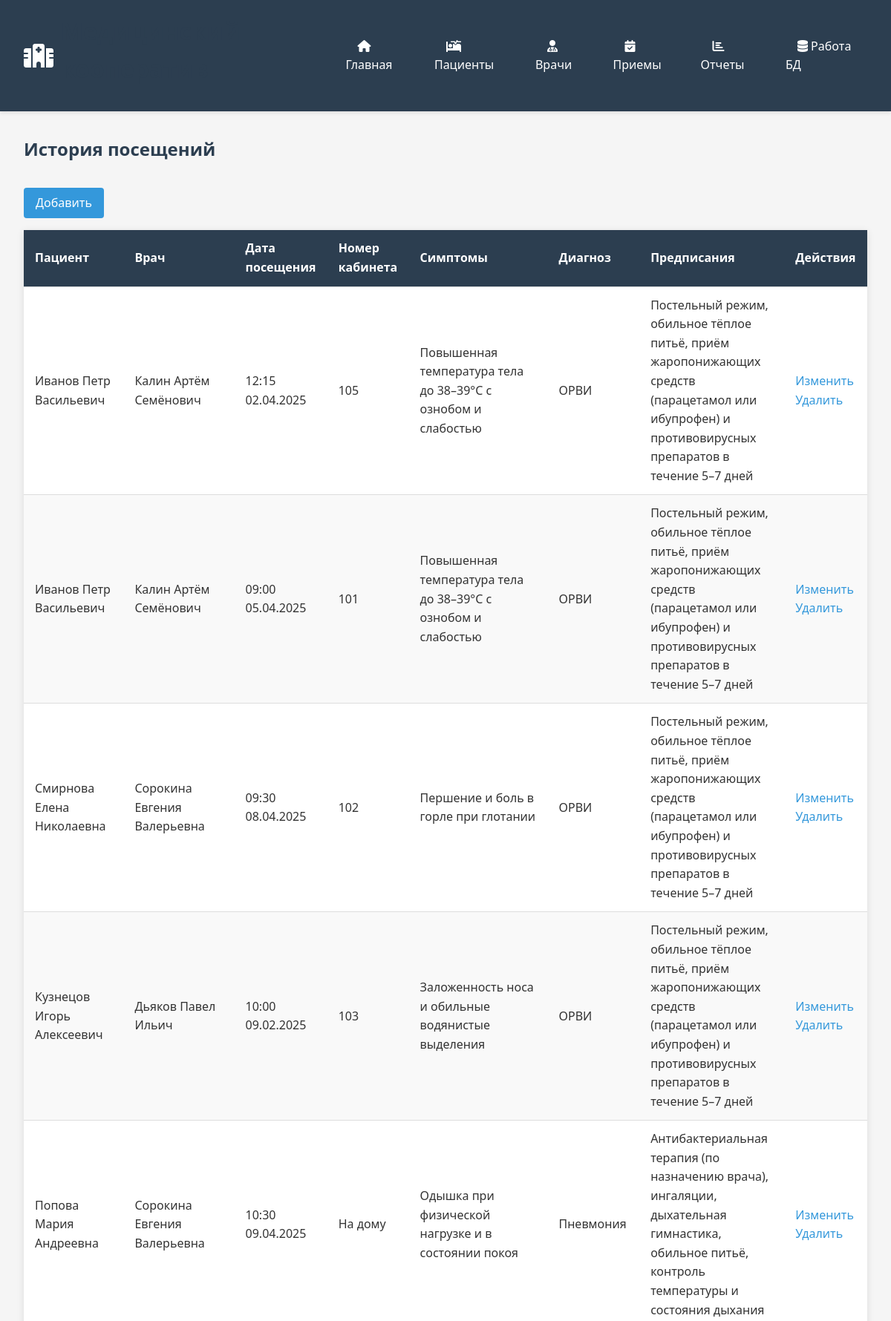
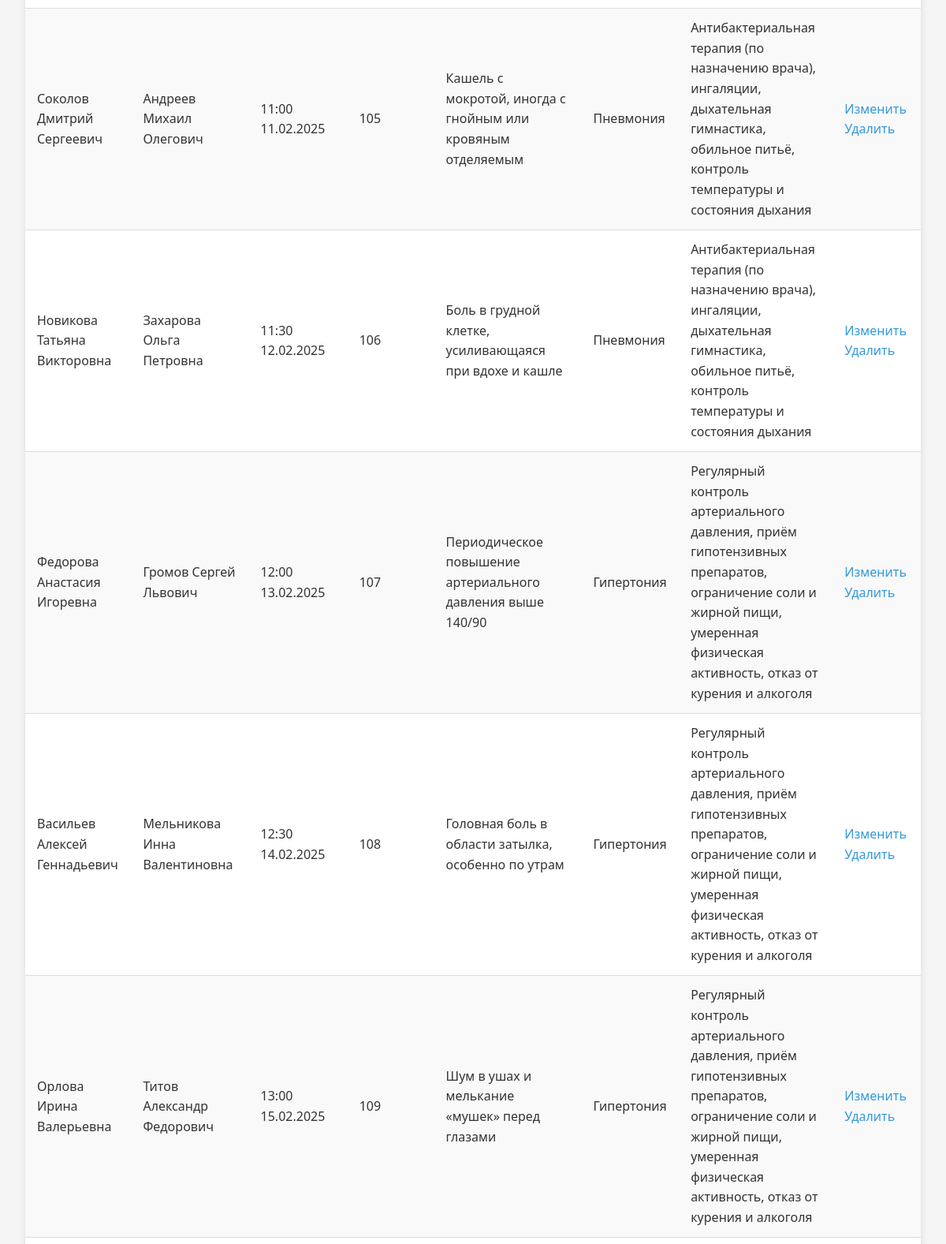
The page /pages/visits/visits.php (upper part) on the database its author committed (2 pictures, top to bottom).
### tables this page shows
CREATE TABLE `visit` (
  `id` int(11) NOT NULL,
  `patient` int(11) DEFAULT NULL,
  `doctor` int(11) DEFAULT NULL,
  `date_visit` datetime DEFAULT NULL,
  `office_in_hospital` varchar(10) DEFAULT NULL,
  `symptoms` int(11) DEFAULT NULL,
  `diagnosis` int(11) DEFAULT NULL,
  `prescription` int(11) DEFAULT NULL
);

CREATE TABLE `patient` (
  `id` int(11) NOT NULL,
  `last_name` varchar(20) DEFAULT NULL,
  `first_name` varchar(20) DEFAULT NULL,
  `patronymic` varchar(20) DEFAULT NULL,
  `gender` int(11) NOT NULL,
  `data_of_birth` date DEFAULT NULL,
  `reg_address` varchar(50) DEFAULT NULL,
  `resid_address` varchar(50) DEFAULT NULL,
  `passport` int(11) DEFAULT NULL,
  `insurance_policy` varchar(50) DEFAULT NULL,
  `organization` varchar(50) DEFAULT NULL,
  `phone_number` varchar(20) DEFAULT NULL,
  `email` varchar(50) DEFAULT NULL,
  `blood_type` int(11) DEFAULT NULL
);

CREATE TABLE `doctor` (
  `id` int(11) NOT NULL,
  `last_name` varchar(50) DEFAULT NULL,
  `first_name` varchar(50) DEFAULT NULL,
  `patronymic` varchar(50) DEFAULT NULL,
  `date_of_birth` date DEFAULT NULL,
  `number_phone` varchar(20) DEFAULT NULL,
  `email` varchar(50) DEFAULT NULL,
  `specialization` int(11) DEFAULT NULL,
  `post` int(11) DEFAULT NULL
);

CREATE TABLE `symptoms_patients` (
  `id` int(11) NOT NULL,
  `symptom` text DEFAULT NULL
);

CREATE TABLE `diagnosis` (
  `id` int(11) NOT NULL,
  `string` varchar(50) DEFAULT NULL
);

CREATE TABLE `prescription` (
  `id` int(11) NOT NULL,
  `name_prescription` text DEFAULT NULL
);

### pages/visits/visits.php (the view, shortened to what this page needs)
<?php
require_once '../../includes/header.php';
require_once '../../includes/config.php';
$sql = "SELECT
            p.last_name as patient_last_name,
            p.first_name as patient_first_name,
            p.patronymic as patient_patronymic,
            d.last_name as doctor_last_name,
            d.first_name as doctor_first_name,
            d.patronymic as doctor_patronymic,
            v.date_visit,
            v.office_in_hospital,
            sym.symptom,
            diag.string as diagnosis,
            pres.name_prescription as prescription,
            v.id
        FROM visit v
        JOIN patient p ON v.patient = p.id
        JOIN doctor d ON v.doctor = d.id
        JOIN symptoms_patients sym ON v.symptoms = sym.id
        JOIN diagnosis diag ON v.diagnosis = diag.id
        JOIN prescription pres ON v.prescription = pres.id
        ORDER BY v.id ASC";
$result = $conn->query($sql);
?>
<h2>История посещений</h2>
<a href="pages/visits/visits_insert.php" class="btn">Добавить</a>
<?php if ($result->num_rows > 0): ?>
<table class="table">
    <thead>
        <tr>
            <th>Пациент</th>
            <th>Врач</th>
            <th>Дата посещения</th>
            <th>Номер кабинета</th>
            <th>Симптомы</th>
            <th>Диагноз</th>
            <th>Предписания</th>
            <th>Действия</th>
        </tr>
    </thead>
    <tbody>
        <?php while($row = $result->fetch_assoc()):
            $visit_date = new DateTime($row['date_visit']);
            $formatted_date = $visit_date->format('H:i d.m.Y');
            $office = $row['office_in_hospital'] ?? 'На дому';
        ?>
            <tr>
                <td><?= htmlspecialchars("{$row['patient_last_name']} {$row['patient_first_name']} {$row['patient_patronymic']}") ?></td>
                <td><?= htmlspecialchars("{$row['doctor_last_name']} {$row['doctor_first_name']} {$row['doctor_patronymic']}") ?></td>
                <td><?= htmlspecialchars($formatted_date) ?></td>
                <td><?= htmlspecialchars($office) ?></td>
                <td><?= htmlspecialchars($row['symptom']) ?></td>
                <td><?= htmlspecialchars($row['diagnosis']) ?></td>
                <td><?= htmlspecialchars($row['prescription']) ?></td>
                <td>
                    <a href="pages/visits/visits_update.php?id=<?= $row['id'] ?>" class="btn-edit">Изменить</a>
                    <a href="pages/visits/visits_delete.php?id=<?= $row['id'] ?>" class="btn-delete" onclick="return confirm('Вы уверены, что хотите удалить??')">Удалить</a>
                </td>
            </tr>
        <?php endwhile; ?>
    </tbody>
</table>
<?php else: ?>
    <p>Записей о посещениях не найдено.</p>
<?php endif; ?>
<?php
require_once '../../includes/footer.php';
?>

### css/style.css (style rules this page uses)
:root { --primary-color: #3498db; --secondary-color: #2980b9; --accent-color: #e74c3c; --light-color: #ecf0f1; --dark-color: #2c3e50; --success-color: #2ecc71; --warning-color: #f39c12; --danger-color: #e74c3c; }
* { margin: 0; padding: 0; box-sizing: border-box; font-family: 'Segoe UI', Tahoma, Geneva, Verdana, sans-serif; }
body { background-color: #f5f5f5; color: #333; line-height: 1.6; }
a { text-decoration: none; color: var(--primary-color); }
h1, h2, h3 { margin-bottom: 1rem; color: var(--dark-color); }
.btn { display: inline-block; background: var(--primary-color); color: white; padding: 0.5rem 1rem; border-radius: 4px; margin-top: 1rem; transition: background-color 0.3s; }
.table { width: 100%; border-collapse: collapse; margin: 1rem 0; background: white; box-shadow: 0 2px 10px rgba(0,0,0,0.1); }
.table th, .table td { padding: 12px 15px; text-align: left; border-bottom: 1px solid #ddd; }
.table th { background-color: var(--dark-color); color: white; }
.table tr:nth-child(even) { background-color: #f9f9f9; }

### rows shown on the page
visit: patient.last_name+first_name+patronymic "Иванов Петр Васильевич", doctor.last_name+first_name+patronymic "Калин Артём Семёнович", date_visit "12:15 02.04.2025", office_in_hospital "105", symptoms_patients.symptom "Повышенная температура тела до 38–39°C с ознобом и слабостью", diagnosis.string "ОРВИ", prescription.name_prescription "Постельный режим, обильное тёплое питьё, приём жаропонижающих средств (парацетамол или ибупрофен) и противовирусных препаратов в течение 5–7 дней"
visit: patient.last_name+first_name+patronymic "Иванов Петр Васильевич", doctor.last_name+first_name+patronymic "Калин Артём Семёнович", date_visit "09:00 05.04.2025", office_in_hospital "101", symptoms_patients.symptom "Повышенная температура тела до 38–39°C с ознобом и слабостью", diagnosis.string "ОРВИ", prescription.name_prescription "Постельный режим, обильное тёплое питьё, приём жаропонижающих средств (парацетамол или ибупрофен) и противовирусных препаратов в течение 5–7 дней"
visit: patient.last_name+first_name+patronymic "Смирнова Елена Николаевна", doctor.last_name+first_name+patronymic "Сорокина Евгения Валерьевна", date_visit "09:30 08.04.2025", office_in_hospital "102", symptoms_patients.symptom "Першение и боль в горле при глотании", diagnosis.string "ОРВИ", prescription.name_prescription "Постельный режим, обильное тёплое питьё, приём жаропонижающих средств (парацетамол или ибупрофен) и противовирусных препаратов в течение 5–7 дней"
visit: patient.last_name+first_name+patronymic "Кузнецов Игорь Алексеевич", doctor.last_name+first_name+patronymic "Дьяков Павел Ильич", date_visit "10:00 09.02.2025", office_in_hospital "103", symptoms_patients.symptom "Заложенность носа и обильные водянистые выделения", diagnosis.string "ОРВИ", prescription.name_prescription "Постельный режим, обильное тёплое питьё, приём жаропонижающих средств (парацетамол или ибупрофен) и противовирусных препаратов в течение 5–7 дней"
visit: patient.last_name+first_name+patronymic "Попова Мария Андреевна", doctor.last_name+first_name+patronymic "Сорокина Евгения Валерьевна", date_visit "10:30 09.04.2025", office_in_hospital "На дому", symptoms_patients.symptom "Одышка при физической нагрузке и в состоянии покоя", diagnosis.string "Пневмония", prescription.name_prescription "Антибактериальная терапия (по назначению врача), ингаляции, дыхательная гимнастика, обильное питьё, контроль температуры и состояния дыхания"
visit: patient.last_name+first_name+patronymic "Соколов Дмитрий Сергеевич", doctor.last_name+first_name+patronymic "Андреев Михаил Олегович", date_visit "11:00 11.02.2025", office_in_hospital "105", symptoms_patients.symptom "Кашель с мокротой, иногда с гнойным или кровяным отделяемым", diagnosis.string "Пневмония", prescription.name_prescription "Антибактериальная терапия (по назначению врача), ингаляции, дыхательная гимнастика, обильное питьё, контроль температуры и состояния дыхания"
visit: patient.last_name+first_name+patronymic "Новикова Татьяна Викторовна", doctor.last_name+first_name+patronymic "Захарова Ольга Петровна", date_visit "11:30 12.02.2025", office_in_hospital "106", symptoms_patients.symptom "Боль в грудной клетке, усиливающаяся при вдохе и кашле", diagnosis.string "Пневмония", prescription.name_prescription "Антибактериальная терапия (по назначению врача), ингаляции, дыхательная гимнастика, обильное питьё, контроль температуры и состояния дыхания"
visit: patient.last_name+first_name+patronymic "Федорова Анастасия Игоревна", doctor.last_name+first_name+patronymic "Громов Сергей Львович", date_visit "12:00 13.02.2025", office_in_hospital "107", symptoms_patients.symptom "Периодическое повышение артериального давления выше 140/90", diagnosis.string "Гипертония", prescription.name_prescription "Регулярный контроль артериального давления, приём гипотензивных препаратов, ограничение соли и жирной пищи, умеренная физическая активность, отказ от курения и алкоголя"
visit: patient.last_name+first_name+patronymic "Васильев Алексей Геннадьевич", doctor.last_name+first_name+patronymic "Мельникова Инна Валентиновна", date_visit "12:30 14.02.2025", office_in_hospital "108", symptoms_patients.symptom "Головная боль в области затылка, особенно по утрам", diagnosis.string "Гипертония", prescription.name_prescription "Регулярный контроль артериального давления, приём гипотензивных препаратов, ограничение соли и жирной пищи, умеренная физическая активность, отказ от курения и алкоголя"
visit: patient.last_name+first_name+patronymic "Орлова Ирина Валерьевна", doctor.last_name+first_name+patronymic "Титов Александр Федорович", date_visit "13:00 15.02.2025", office_in_hospital "109", symptoms_patients.symptom "Шум в ушах и мелькание «мушек» перед глазами", diagnosis.string "Гипертония", prescription.name_prescription "Регулярный контроль артериального давления, приём гипотензивных препаратов, ограничение соли и жирной пищи, умеренная физическая активность, отказ от курения и алкоголя"
